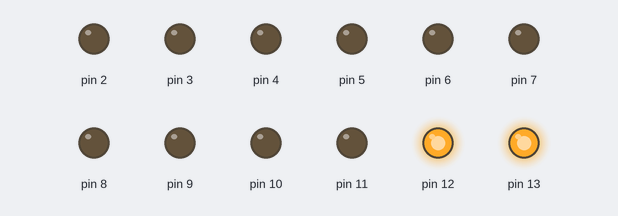
Bench run of a sketch on a simulated Arduino Uno, built with avr-gcc and run on an emulated ATmega328P. On the bench: output pins drawn as LEDs (lit = HIGH). What the sketch prints to the serial monitor is not drawn.

Above: at 0.1 s.
At 0.6 s:
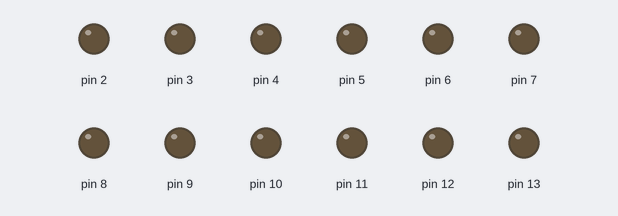
Timing chart, 0 to 2.1 s (numbered marks = the images above):
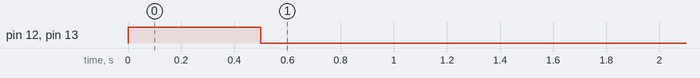

The sketch:

PaduinoPDE_RobotGrrl.pde
```cpp
/* Talks to the iPad Arduino project */

#define LENGTH 2

int rxBuffer[128];
int rxIndex  = 0;

boolean serialMessages = false;

void setup() {
  //wdt_disable();
  Serial.begin(9600);
  Serial.println("Ardunio reset");

  pinMode(2, OUTPUT);
  pinMode(3, OUTPUT);
  pinMode(4, OUTPUT);
  pinMode(5, OUTPUT);
  pinMode(6, OUTPUT);
  pinMode(7, OUTPUT);
  pinMode(8, OUTPUT);
  pinMode(9, OUTPUT);
  pinMode(10, OUTPUT);
  pinMode(11, OUTPUT);
  pinMode(12, OUTPUT);
  pinMode(13, OUTPUT);

  digitalWrite( 12, HIGH);
  digitalWrite( 13, HIGH);
  delay(500);
  digitalWrite( 12, LOW );
  digitalWrite( 13, LOW );
}

void loop (){
 //wdt_disable();

 if (Serial.available() > 0) {

   rxBuffer[rxIndex++] = Serial.read();
   if (rxIndex == LENGTH) {

     int port = (int)rxBuffer[0];
     int val = (int)rxBuffer[1];

     if ( port == 99 && val == 1 ) {
       if(serialMessages) Serial.println( "Resetting" );
       delay(30);
       //wdt_enable(WDTO_30MS);
     } else {

       if(serialMessages) {
         Serial.print( "Set: " );
         Serial.print( rxBuffer[0], DEC );
         Serial.print( " to: " );
         Serial.println( rxBuffer[1], DEC );
       }

      if( port == 3 || port == 5 || port == 6 || port == 9 || port == 10 || port == 11 ) {
        analogWrite(port, val);
      } else {

       if(val == 0 ) {
         digitalWrite(port, LOW);
       } else {
         digitalWrite(port, HIGH);
       }

      }

       rxIndex = 0;
     }
   }
 }
 delay(10);

}
```
